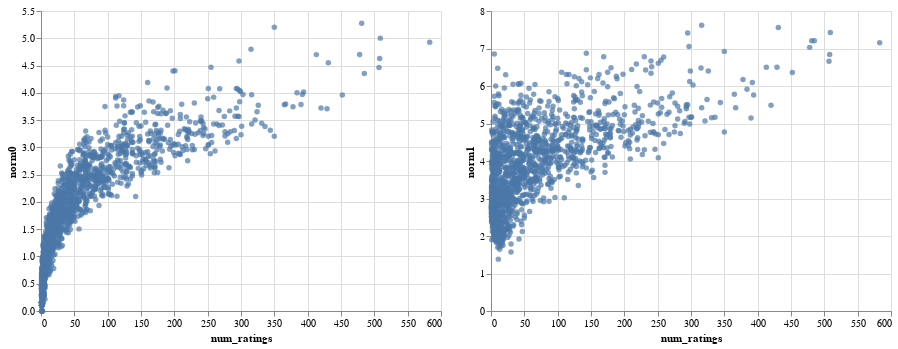

Notebook cell for this chart:
### Code cell
movie_embedding_norm([reg_model, softmax_model])

### Figure 1 — Vega-Lite specification as saved in the notebook (floating-point values rounded to 4 significant figures; data arrays with more than 128 entries replaced by an {"elided": "..."} marker saying what was removed)
{"config": {"view": {"continuousWidth": 400, "continuousHeight": 300}}, "hconcat": [{"layer": [{"mark": "circle", "encoding": {"color": {"condition": {"value": "#4c78a8", "selection": "selector003"}, "value": "lightgray"}, "x": {"field": "num_ratings", "type": "quantitative"}, "y": {"field": "norm0", "type": "quantitative"}}, "selection": {"selector004": {"type": "single", "encodings": ["x", "y"], "on": "mouseover", "nearest": true, "empty": "none"}, "selector003": {"type": "interval"}}}, {"mark": {"type": "text", "align": "center", "dx": 5, "dy": -5}, "encoding": {"text": {"condition": {"field": "title", "type": "nominal", "selection": "selector004"}, "value": ""}, "x": {"field": "num_ratings", "type": "quantitative"}, "y": {"field": "norm0", "type": "quantitative"}}}]}, {"layer": [{"mark": "circle", "encoding": {"color": {"condition": {"value": "#4c78a8", "selection": "selector003"}, "value": "lightgray"}, "x": {"field": "num_ratings", "type": "quantitative"}, "y": {"field": "norm1", "type": "quantitative"}}, "selection": {"selector005": {"type": "single", "encodings": ["x", "y"], "on": "mouseover", "nearest": true, "empty": "none"}, "selector003": {"type": "interval"}}}, {"mark": {"type": "text", "align": "center", "dx": 5, "dy": -5}, "encoding": {"text": {"condition": {"field": "title", "type": "nominal", "selection": "selector005"}, "value": ""}, "x": {"field": "num_ratings", "type": "quantitative"}, "y": {"field": "norm1", "type": "quantitative"}}}]}], "data": {"name": "data-27983423ffb11ebb4624d20d30a93521"}, "$schema": "https://vega.github.io/schema/vega-lite/v4.17.0.json", "datasets": {"data-27983423ffb11ebb4624d20d30a93521": {"elided": "1682 records"}}}
